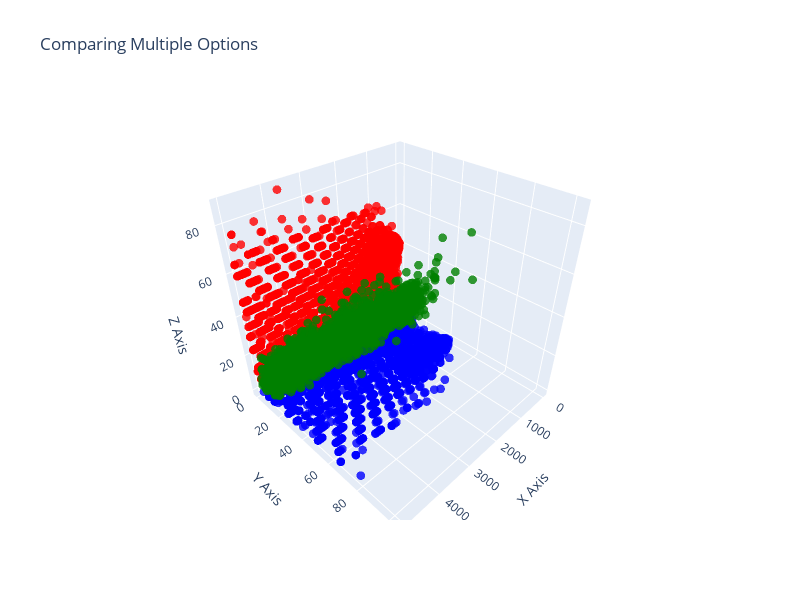

Notebook code for this chart:
### Code cell
import utils.collatz_construction as cc
import utils.graphing as graphing
from utils.orbit_info import OrbitInfo

graphing.POINT_SIZE = 3 

def point_builder(info: OrbitInfo):
    return (info.n, info.get_total_op_count('m3a3'), info.get_total_op_count('m3a1'))

m3a1_option = cc.create_m3a1_options();
m3a3_option = cc.create_m3a3_options();
probability_option = cc.create_probabilistic_options(.5);

graphing.graph_options_evaluation(5000, [m3a1_option, m3a3_option, probability_option],  point_builder, ['red', 'blue', 'green'], title='Comparing Multiple Options')

### Figure 1 — Plotly figure (JSON) as saved in the notebook; plotly's stock layout.template omitted (floating-point values rounded to 4 significant figures; data arrays with more than 128 entries replaced by an {"elided": "..."} marker saying what was removed)
{"data": [{"hoverinfo": "text", "marker": {"color": {"elided": "14995 str values"}, "opacity": 0.8, "size": 3}, "mode": "markers", "text": {"elided": "14995 str values"}, "type": "scatter3d", "x": {"elided": "14995 int values"}, "y": {"elided": "14995 int values"}, "z": {"elided": "14995 int values"}}], "layout": {"height": 600, "scene": {"xaxis": {"title": {"text": "X Axis"}}, "yaxis": {"title": {"text": "Y Axis"}}, "zaxis": {"title": {"text": "Z Axis"}}}, "title": {"text": "Comparing Multiple Options"}, "width": 800}}
